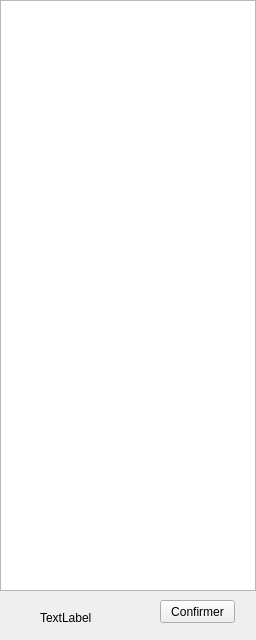
<?xml version="1.0" encoding="UTF-8"?>
<ui version="4.0">
 <class>ProduitSousResponsable</class>
 <widget class="QWidget" name="ProduitSousResponsable">
  <property name="geometry">
   <rect>
    <x>0</x>
    <y>0</y>
    <width>256</width>
    <height>640</height>
   </rect>
  </property>
  <property name="windowTitle">
   <string>Widget</string>
  </property>
  <widget class="QPushButton" name="Confirmer">
   <property name="geometry">
    <rect>
     <x>160</x>
     <y>600</y>
     <width>75</width>
     <height>23</height>
    </rect>
   </property>
   <property name="text">
    <string>Confirmer</string>
   </property>
  </widget>
  <widget class="QListWidget" name="listWidget">
   <property name="geometry">
    <rect>
     <x>0</x>
     <y>0</y>
     <width>256</width>
     <height>591</height>
    </rect>
   </property>
  </widget>
  <widget class="QLabel" name="total">
   <property name="geometry">
    <rect>
     <x>40</x>
     <y>610</y>
     <width>91</width>
     <height>16</height>
    </rect>
   </property>
   <property name="text">
    <string>TextLabel</string>
   </property>
  </widget>
 </widget>
 <resources/>
 <connections/>
</ui>
